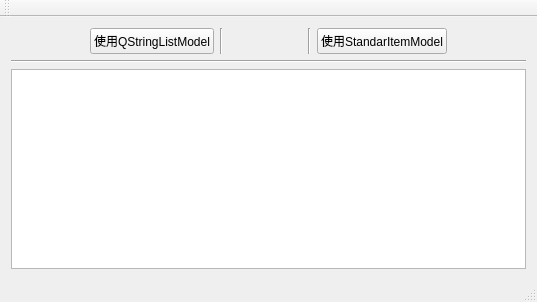
<?xml version="1.0" encoding="UTF-8"?>
<ui version="4.0">
 <class>QListViewByStringListModelAndStandardItemModelClass</class>
 <widget class="QMainWindow" name="QListViewByStringListModelAndStandardItemModelClass">
  <property name="geometry">
   <rect>
    <x>0</x>
    <y>0</y>
    <width>537</width>
    <height>302</height>
   </rect>
  </property>
  <property name="windowTitle">
   <string>QListView的简单演示</string>
  </property>
  <widget class="QWidget" name="centralWidget">
   <layout class="QVBoxLayout" name="verticalLayout">
    <item>
     <layout class="QHBoxLayout" name="horizontalLayout_2">
      <item>
       <spacer name="horizontalSpacer_2">
        <property name="orientation">
         <enum>Qt::Horizontal</enum>
        </property>
        <property name="sizeHint" stdset="0">
         <size>
          <width>40</width>
          <height>20</height>
         </size>
        </property>
       </spacer>
      </item>
      <item>
       <widget class="QPushButton" name="btnStringList">
        <property name="text">
         <string>使用QStringListModel</string>
        </property>
       </widget>
      </item>
      <item>
       <widget class="Line" name="line_2">
        <property name="orientation">
         <enum>Qt::Vertical</enum>
        </property>
       </widget>
      </item>
      <item>
       <spacer name="horizontalSpacer">
        <property name="orientation">
         <enum>Qt::Horizontal</enum>
        </property>
        <property name="sizeHint" stdset="0">
         <size>
          <width>40</width>
          <height>20</height>
         </size>
        </property>
       </spacer>
      </item>
      <item>
       <widget class="Line" name="line_3">
        <property name="orientation">
         <enum>Qt::Vertical</enum>
        </property>
       </widget>
      </item>
      <item>
       <widget class="QPushButton" name="btnStandardItem">
        <property name="text">
         <string>使用StandarItemModel</string>
        </property>
       </widget>
      </item>
      <item>
       <spacer name="horizontalSpacer_3">
        <property name="orientation">
         <enum>Qt::Horizontal</enum>
        </property>
        <property name="sizeHint" stdset="0">
         <size>
          <width>40</width>
          <height>20</height>
         </size>
        </property>
       </spacer>
      </item>
     </layout>
    </item>
    <item>
     <widget class="Line" name="line">
      <property name="orientation">
       <enum>Qt::Horizontal</enum>
      </property>
     </widget>
    </item>
    <item>
     <widget class="QListView" name="listView"/>
    </item>
   </layout>
  </widget>
  <widget class="QMenuBar" name="menuBar">
   <property name="geometry">
    <rect>
     <x>0</x>
     <y>0</y>
     <width>537</width>
     <height>23</height>
    </rect>
   </property>
  </widget>
  <widget class="QToolBar" name="mainToolBar">
   <attribute name="toolBarArea">
    <enum>TopToolBarArea</enum>
   </attribute>
   <attribute name="toolBarBreak">
    <bool>false</bool>
   </attribute>
  </widget>
  <widget class="QStatusBar" name="statusBar"/>
 </widget>
 <layoutdefault spacing="6" margin="11"/>
 <resources/>
 <connections/>
</ui>
